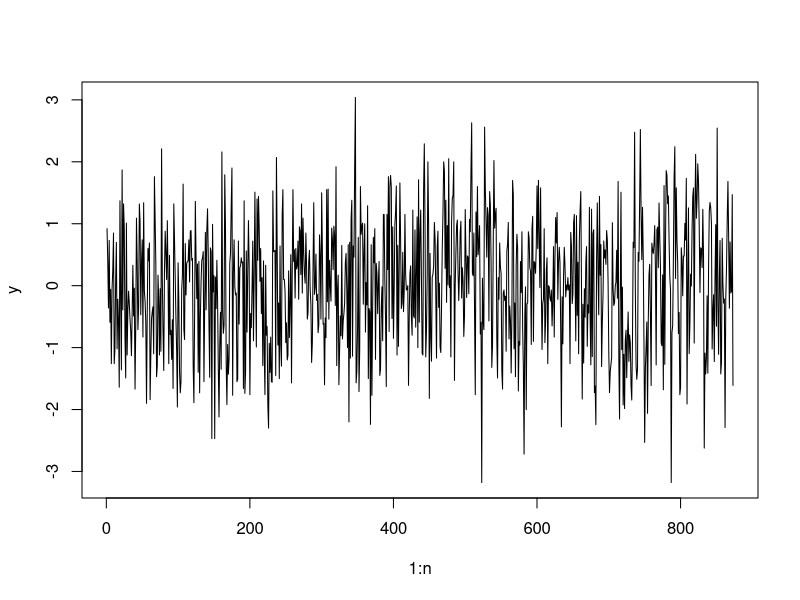
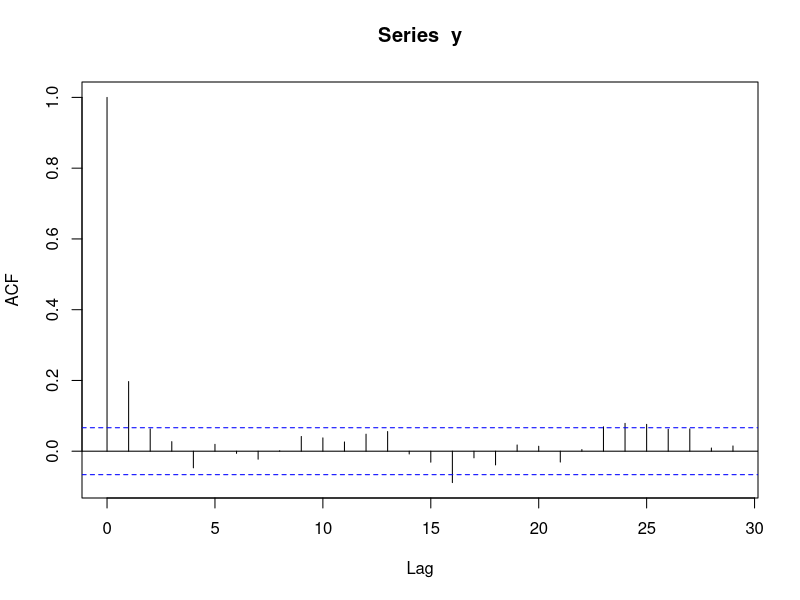
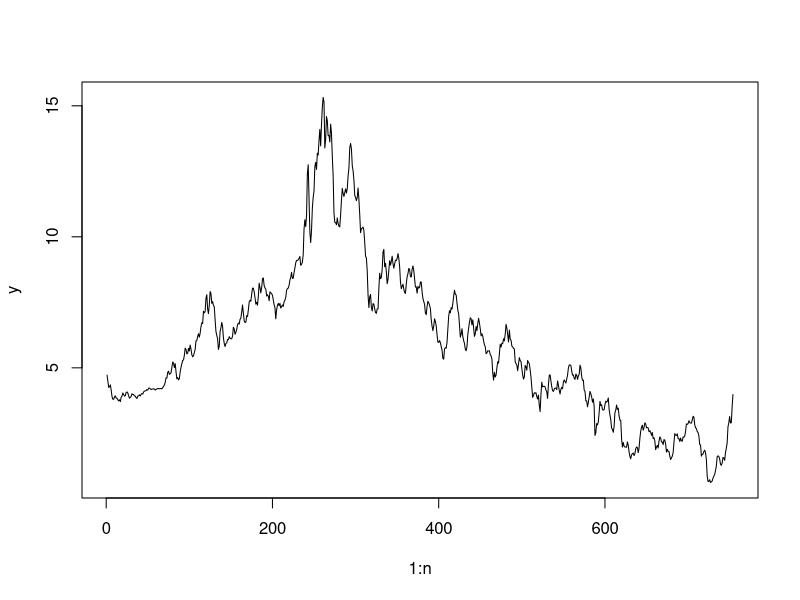
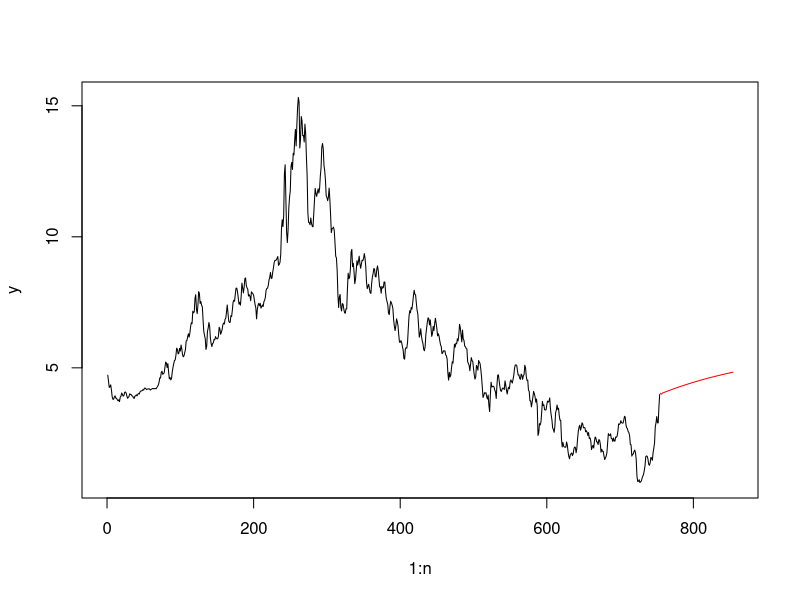
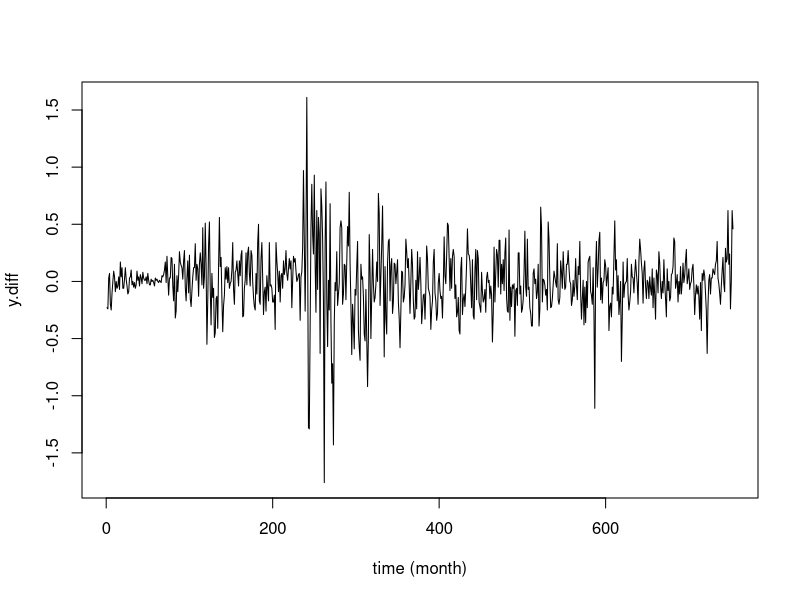
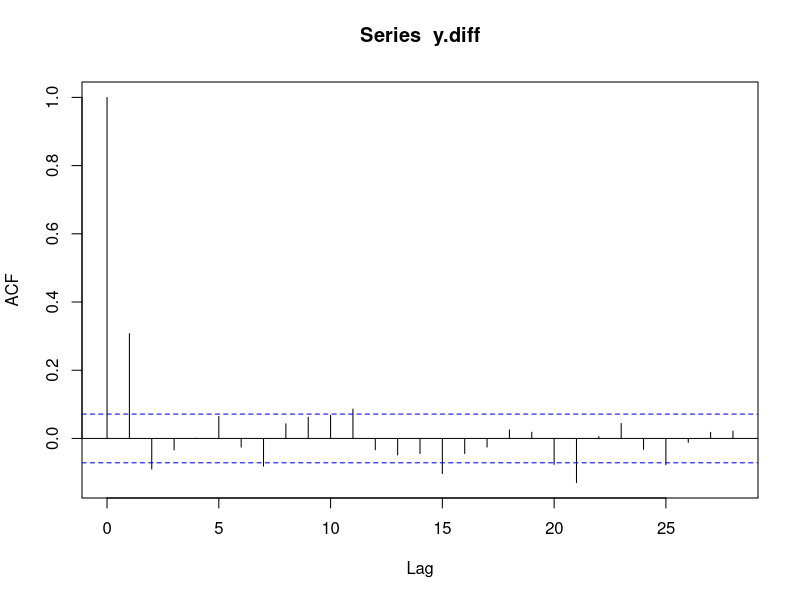
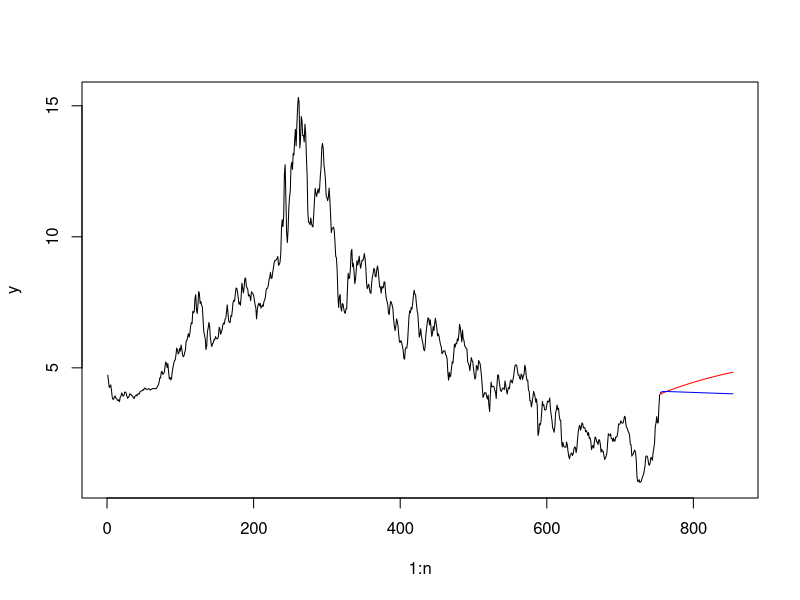
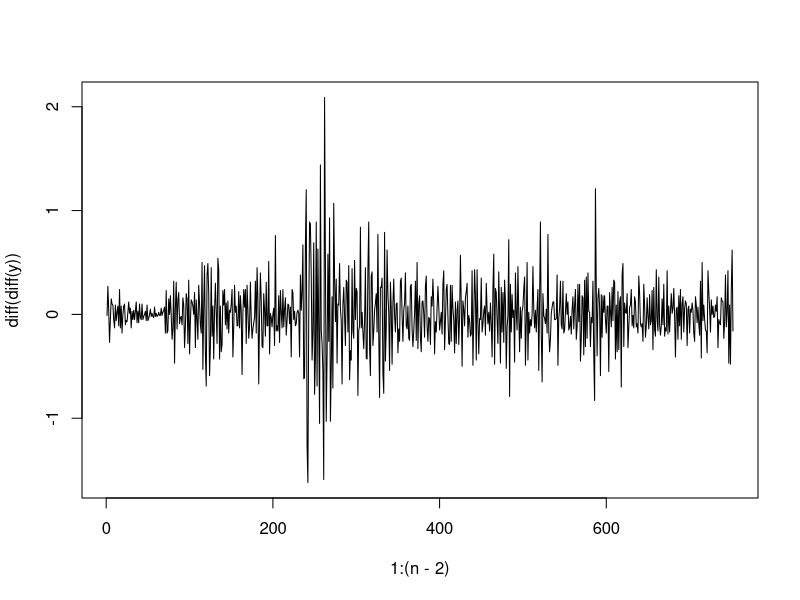

Source code (R) for these figures, in order:
## ---- chunk 1
library(tidyverse)
set.seed(111)
## ---- chunk 2
dat = read.table('nao.txt')
y = dat[,3]
n = length(y)
## ---- chunk 3
plot(1:n, y, type="l")
## ---- chunk 4
acf(y)
## ---- chunk 5
q = 1
#We can fit the MA(1) model directly (without using the custom function arima) as follows: 
Sfunc = function(alpha) #alpha consists of mu and the theta parameters (theta is indexed from 1; theta_0 is always 1)
{
    mu = alpha[1]
    thet = alpha[-1]
    #q = length(thet)
    zvals = c(rep(0, q), rep(9999, n))
    for(t in 1:n)
    {
       zvals[q+t] = y[t] - mu - sum(thet * zvals[(q+t-1):t])
    }
    ans = sum(zvals^2)
    return(ans)
}
alphaest = optim(rep(0, (q+1)), Sfunc)$par #We have chosen 0 as the initialization of both mu and theta
## ---- chunk 6
alphaest
## ---- chunk 7
#Standard Error Calculation
#First compute Hessian
library(numDeriv)
H = hessian(Sfunc, alphaest)
sighat = sqrt(Sfunc(alphaest)/(n-length(alphaest)))
covmat = (sighat^2)*(solve(0.5*H)) # covariance matrix of the multivariate t distribution
stderrs = sqrt(diag(covmat))
stderrs
## ---- chunk 8
mamod = arima(y, order = c(0, 0, 1), method = "CSS")
mamod
## ---- chunk 9
pma = predict(mamod, n.ahead = 24)
pma$pred
## ---- chunk 10
mean(y)
## ---- chunk 11
dat = read.csv('yield.csv')
y = dat[,2]
n = length(y)
## ---- chunk 12
plot(1:n, y, type='l')
## ---- chunk 13
p = 4
Xmat = matrix(nrow=n-p, ncol=p)
for(j in 1:p)
{
   Xmat[,j] = y[(p-j+1):(n-j)]
}
modar = lm(y[(p+1):n] ~ Xmat)
summary(modar)
## ---- chunk 14
k = 100
y.full = c(y, rep(-9999, k))
phis = modar$coefficients %>% as.numeric()
for (t in (n+1):(n+k)) {
  y.full[t] = sum(phis * c(1, y.full[t-1], y.full[t-2], y.full[t-3], y.full[t-4]))
}
## ---- chunk 15
plot(1:n, y, type='l', xlim=c(0,n+k))
lines((n+1):(n+k), y.full[(n+1):(n+k)], col='red')
## ---- chunk 16
y.diff = diff(y) # length is n-1
# note y.diff[t] is y[t+1] - y[t], not y[t] - y[t-1],
# but when fitting MA model, such translation in time will not affect the results.
plot(1:(n-1), y.diff, type='l', xlab='time (month)')
acf(y.diff)
## ---- chunk 17
ma1 = arima(y.diff, order=c(0,0,1), method='CSS')
ma1
## ---- chunk 18
mu.hat = ma1$coef['intercept'] %>% as.numeric()
theta.hat = ma1$coef['ma1'] %>% as.numeric()
psi0 = mu.hat * (1-theta.hat+theta.hat^2-theta.hat^3)
psi1 = theta.hat
psi2 = -theta.hat^2
psi3 = theta.hat^3
c(psi0, psi1, psi2, psi3)
## ---- chunk 19
modar2.coef = c(psi0, 1+psi1, psi2-psi1, psi3-psi2, -psi3)
modar2.coef
modar$coefficients %>% as.numeric() # from the model in part a
## ---- chunk 20
k = 100
y.full2 = c(y, rep(-9999, k))
for (t in (n+1):(n+k)) {
  y.full2[t] = sum(modar2.coef * c(1, y.full2[t-1], y.full2[t-2], y.full2[t-3], y.full2[t-4]))
}
## ---- chunk 21
plot(1:n, y, type='l', xlim=c(0,n+k))
lines((n+1):(n+k), y.full[(n+1):(n+k)], col='red')
lines((n+1):(n+k), y.full2[(n+1):(n+k)], col='blue')
## ---- chunk 22
my.model = arima(y, order=c(0,1,1), method='CSS')
predict(my.model, n.ahead=20)$pred
## ---- chunk 23
plot(1:(n-2), diff(diff(y)), type='l')
acf(diff(diff(diff(y))))
## ---- chunk 24
dat = read.csv('alc.csv')
y = dat[,2]
n = length(y)
## ---- chunk 25
plot(1:n, y, type='l')
## ---- chunk 26
p = 16
Xmat = matrix(nrow=n-p, ncol=p)
for(j in 1:p)
{
   Xmat[,j] = y[(p-j+1):(n-j)]
}
modar = lm(y[(p+1):n] ~ Xmat)
summary(modar)
## ---- chunk 27
k = 36
y.full = c(y, rep(-9999, k))
phis = modar$coefficients %>% as.numeric()
for (t in (n+1):(n+k)) {
  y.full[t] = sum(phis * c(1, y.full[(t-1):(t-p)]))
}
## ---- chunk 28
start=250
plot(start:n, y[start:n], type='l', xlim=c(start-1,n+k), ylim=c(3000, 8500))
lines((n+1):(n+k), y.full[(n+1):(n+k)], col='red')
## ---- chunk 29
ntrain=300
ntest=n-ntrain
ytrain = y[1:ntrain]
ytest = y[(ntrain+1):n]
## ---- chunk 30
q=20
ma = arima(ytrain, order=c(0,0,q), method='CSS')
ma.pred = predict(ma, n.ahead=ntest)$pred

plot(1:n, y, type='l')
lines((ntrain+1):n, ma.pred, col='red')
## ---- chunk 31
linmod = lm(ytrain ~ c(1:ntrain))
lin.coeff = linmod$coefficients %>% as.numeric()
lin.pred = lin.coeff[1] + lin.coeff[2]*c((ntrain+1):n)
lin.mse = mean((ytest - lin.pred)^2) # mean square error
lin.mse
#plot(1:n, y, type='l')
#lines((ntrain+1):n, lin.pred, col='red')
## ---- chunk 32
ma.mse = rep(-1, 20)
for (q in 1:20) {
  ma = arima(ytrain, order=c(0,0,q), method='CSS')
  ma.pred = predict(ma, n.ahead=ntest)$pred
  ma.mse[q] = mean((ytest - ma.pred)^2)
}
ma.mse
## ---- chunk 33
Dt = diff(diff(y, lag= 12))
#length(Dt) # n-13
plot(1:length(Dt), Dt, type='l')
acf(Dt)
## ---- chunk 34
ma1 = arima(Dt, order=c(0,0,1), method='CSS')
ma1
mu = ma1$coef[2] %>% as.numeric(); th = ma1$coef[1] %>% as.numeric()
## ---- chunk 35
psi0 = mu * (1-th+th^2-th^3)
psi1 = th
psi2 = -th^2
psi3 = th^3
c(psi0, psi1, psi2, psi3)
## ---- chunk 36
mu
mean(Dt)
## ---- chunk 37
d.coef = rep(0, p+1) # coefficients for the second AR(16) model derived from Dt. The first entry is the intercept.
d.coef[1] = psi0
d.coef[2] = 1+psi1
d.coef[3] = psi2-psi1
d.coef[4] = psi3-psi2
d.coef[5] = -psi3
d.coef[13] = 1
d.coef[14] = 1-psi1
d.coef[15] = psi1-psi2
d.coef[16] = psi2-psi3
d.coef[17] = psi3

## ---- chunk 38
d.coef
modar$coefficients
## ---- chunk 39
k = 36
y.full2 = c(y, rep(-9999, k))
for (t in (n+1):(n+k)) {
  y.full2[t] = sum(d.coef * c(1, y.full2[(t-1):(t-p)]))
}
## ---- chunk 40
# explodes... strange...
y.full2[(n+1):(n+k)]
## ---- chunk 41
plot(1:n, y, type='l', xlim=c(0,n+k))
#lines((n+1):(n+k), y.full[(n+1):(n+k)], col='red')
lines((n+1):(n+k), y.full2[(n+1):(n+k)], col='blue')
## ---- chunk 42
dat = read.delim("sunspot.txt", header = F, sep = "")
y = dat[,2]
n = length(y)
## ---- chunk 43
plot(1:n, y, type='l')
## ---- chunk 44
acf(y)
pacf(y)
